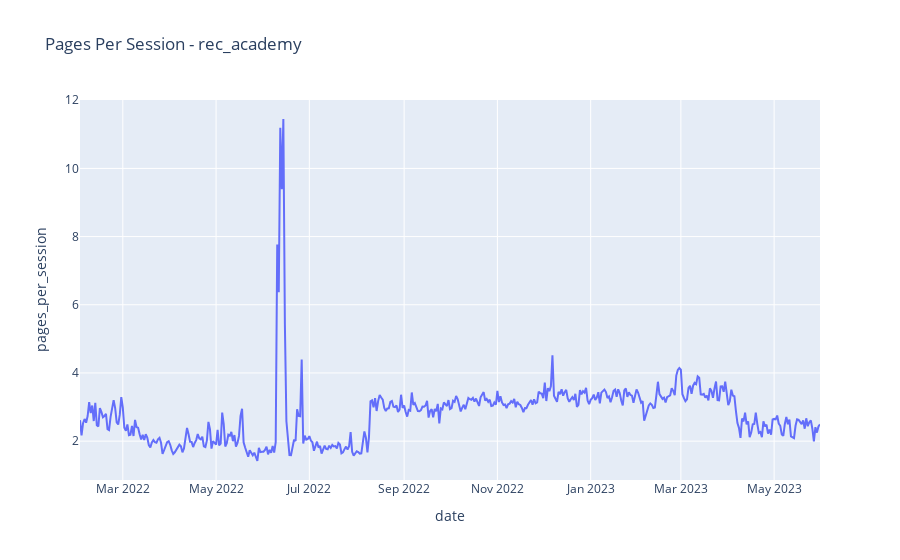

The notebook cell this image was saved under:
### Code cell
# rec_academy graph
px.line(rec_academy, x='date', y ='pages_per_session',  title='Pages Per Session - rec_academy')

### Figure 1 — Plotly figure (JSON) as saved in the notebook; plotly's stock layout.template omitted (floating-point values rounded to 4 significant figures; data arrays with more than 128 entries replaced by an {"elided": "..."} marker saying what was removed)
{"data": [{"hovertemplate": "date=%{x}<br>pages_per_session=%{y}<extra></extra>", "legendgroup": "", "line": {"color": "#636efa", "dash": "solid"}, "marker": {"symbol": "circle"}, "mode": "lines", "name": "", "orientation": "v", "showlegend": false, "type": "scatter", "x": {"elided": "485 str values"}, "xaxis": "x", "y": {"elided": "485 float values"}, "yaxis": "y"}], "layout": {"autosize": true, "legend": {"tracegroupgap": 0}, "title": {"text": "Pages Per Session - rec_academy"}, "xaxis": {"anchor": "y", "autorange": true, "domain": [0, 1], "range": ["2022-02-01", "2023-05-31"], "title": {"text": "date"}, "type": "date"}, "yaxis": {"anchor": "x", "autorange": true, "domain": [0, 1], "range": [0.8604, 12.01], "title": {"text": "pages_per_session"}, "type": "linear"}}}
